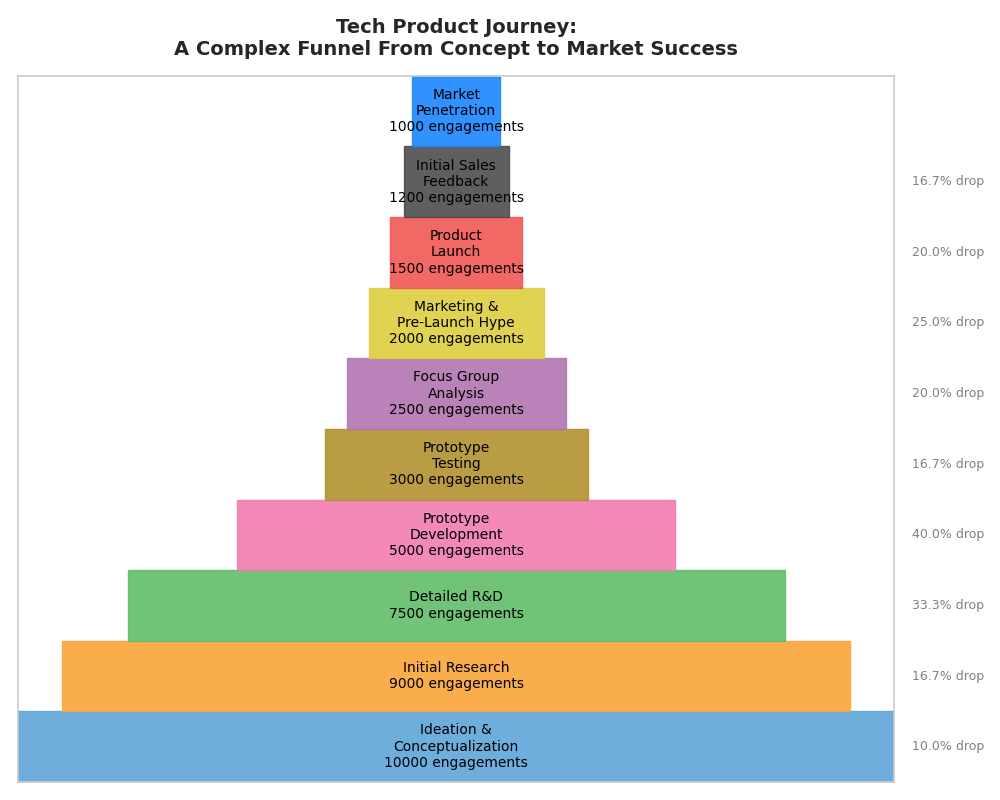

Python code for this plot:
import matplotlib.pyplot as plt
from matplotlib.patches import Rectangle
import numpy as np

stages = [
    "Ideation &\nConceptualization",
    "Initial Research",
    "Detailed R&D",
    "Prototype\nDevelopment",
    "Prototype\nTesting",
    "Focus Group\nAnalysis",
    "Marketing &\nPre-Launch Hype",
    "Product\nLaunch",
    "Initial Sales\nFeedback",
    "Market\nPenetration"
]
values = [10000, 9000, 7500, 5000, 3000, 2500, 2000, 1500, 1200, 1000]

percentage_drops = [(values[i] - values[i+1]) / values[i] * 100 for i in range(len(values) - 1)]

# New set of colors for each stage
colors = ['#5DA5DA', '#FAA43A', '#60BD68', '#F17CB0', '#B2912F', '#B276B2',
          '#DECF3F', '#F15854', '#4D4D4D', '#1A85FF']

fig, ax = plt.subplots(figsize=(10, 8))

y_start = 0

for i, (stage, value, color) in enumerate(zip(stages, values, colors)):
    width = value / float(max(values))
    left = (1 - width) / 2

    rect = Rectangle((left, y_start), width, 1, color=color, alpha=0.9)
    ax.add_patch(rect)

    ax.text(0.5, y_start + 0.5, f'{stage}\n{value} engagements', 
            fontsize=10, va='center', ha='center', color='black')
    
    if i < len(percentage_drops):
        ax.text(1.02, y_start + 0.5, f'{percentage_drops[i]:.1f}% drop', 
                fontsize=9, va='center', ha='left', color='gray')
    
    y_start += 1

ax.set_xlim(0, 1)
ax.set_ylim(0, len(stages))
ax.set_yticks([])
ax.set_xticks([])
ax.set_title("Tech Product Journey:\nA Complex Funnel From Concept to Market Success", 
             fontsize=14, fontweight='bold', pad=15)

ax.yaxis.grid(True, which='major', linestyle='--', linewidth=0.5)

plt.tight_layout()
plt.show()
